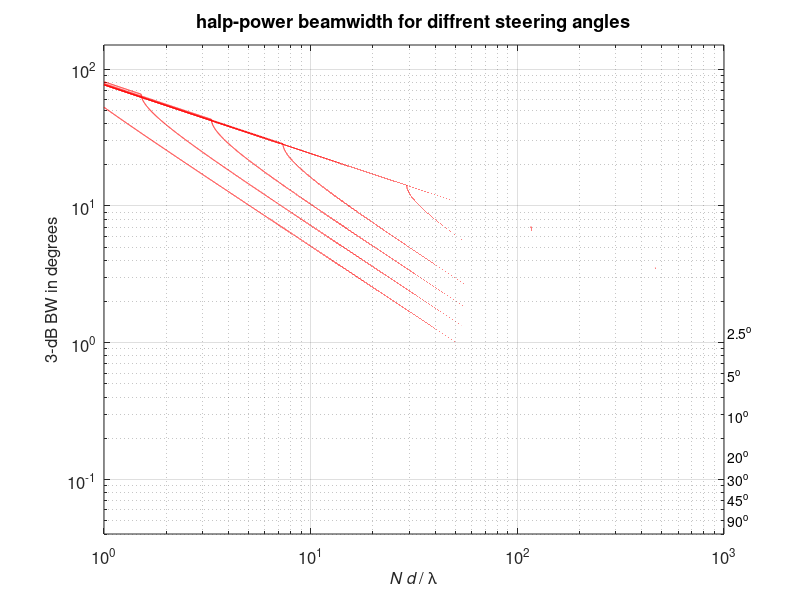
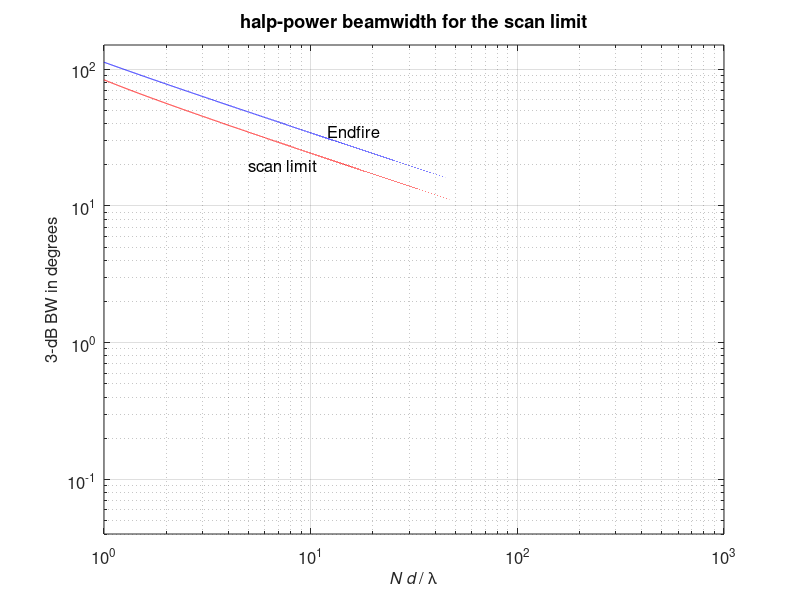

Here is the MATLAB script that generated these plots, in order:

% ASP lab
%
% Exercise: Half-power Beamwidth
%
% Template
%
% H. Loellmann (June 2017)


Ndl_set = [1000:-0.001:1];          % values for N d/lambda
theta_deg =[2.5 5 10 20 30 45 90];  % steering angles in deg
theta_rad = theta_deg*pi/180;       % steering angles in rad

% Half-power bandwidth in the theta-space for endfire
c0 = 0.443;
Theta_H_end = 2*acos( 1 - c0./Ndl_set);  % rad
Theta_H_end_deg = Theta_H_end*180/pi;    % degrees

figure(2)
clf
loglog( Ndl_set, abs(Theta_H_end_deg),'-b')
set(gca,'Fontsize',12)
axis([ Ndl_set(end) Ndl_set(1) 0.04 150])
xlabel('{\itN d} / \lambda','Fontsize',12)
ylabel('3-dB BW in degrees','Fontsize',12)
text(12,35,'Endfire','Fontsize',12)
box on
grid on
hold on
title('halp-power beamwidth for the scan limit')
% Half-power bandwidth (in deg) for scan limit

% insert your code here .....
c0 = 0.443;
Theta_H_end =acos( 1 -  2*c0./Ndl_set);  % rad
Theta_H_end_deg = Theta_H_end*180/pi;    % degrees
loglog( Ndl_set, abs(Theta_H_end_deg),'-r')
text(5,20,'scan limit','Fontsize',12)

% Half-power bandwidth for different angles
bw = zeros(1,length(theta_rad));
figure;
for k = 1 : length(theta_rad)
    %for l = 1 : length(Ndl_set)
        % insert your code here ....
        Theta_H = acos( cos(theta_rad(k)) - c0./Ndl_set)-acos( cos(theta_rad(k)) +c0./Ndl_set);  % rad
        Theta_H_end(k,:) = Theta_H*180/pi;    % degrees
    %end
   
    % insert your code here....
    loglog( Ndl_set, abs(Theta_H_end(k,:)),'-r')
    set(gca,'Fontsize',12)
    axis([ Ndl_set(end) Ndl_set(1) 0.04 150])
    xlabel('{\itN d} / \lambda','Fontsize',12)
    ylabel('3-dB BW in degrees','Fontsize',12)
    box on
    grid on
    hold on
    rightpoint=abs(Theta_H_end(k,1));
    text(1040,rightpoint,[num2str(theta_deg(k)),'^o'],'fontsize',10);
    title('halp-power beamwidth for diffrent steering angles')
end

